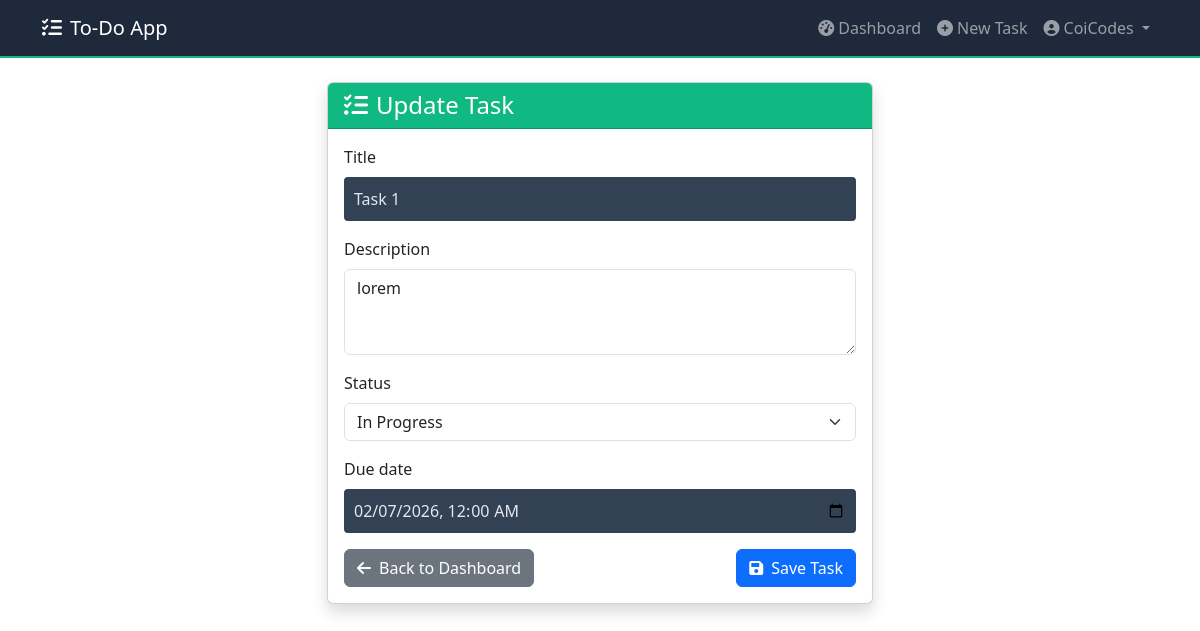
Page /tasks/2/update/ (signed in) on the committed database.
### todo_app/models.py (models this page shows, shortened)
class Task(models.Model):
    STATUS_CHOICES = [
        ('pending', 'Pending'),
        ('in_progress', 'In Progress'),
        ('completed', 'Completed'),
    ]
    user = models.ForeignKey(User, on_delete=models.CASCADE)
    title = models.CharField(max_length=200)
    description = models.TextField(blank=True, null=True)
    status = models.CharField(max_length=20, choices=STATUS_CHOICES, default='pending')
    due_date = models.DateTimeField(null=True, blank=True)
    created_at = models.DateTimeField(auto_now_add=True)
    updated_at = models.DateTimeField(auto_now=True)

### todo_app/views.py (the view)
# urls.py: path('tasks/<int:task_id>/update/', views.update_task_view, name='update_task'),
@login_required
def update_task_view(request, task_id):
    task = get_object_or_404(Task, id=task_id, user=request.user)
    if request.method == 'POST':
        form = TaskForm(request.POST, instance=task)
        if form.is_valid():
            form.save()
            messages.success(request, 'Task updated successfully!')
            return redirect('dashboard')
    else:
        form = TaskForm(instance=task)
    return render(request, 'todo_app/task_form.html', {'form': form, 'title': 'Update Task'})

### todo_app/forms.py
class TaskForm(forms.ModelForm):
    class Meta:
        model = Task
        fields = ['title', 'description', 'status', 'due_date']
        widgets = {
            'title': forms.TextInput(attrs={
                'class': 'form-control',
                'placeholder': 'Enter task title'
            }),
            'description': forms.Textarea(attrs={
                'class': 'form-control',
                'rows': 3,
                'placeholder': 'Add description (optional)'
            }),
            'status': forms.Select(attrs={'class': 'form-select'}),
            'due_date': forms.DateTimeInput(attrs={
                'type': 'datetime-local',
                'class': 'form-control'
            }),
        }
    def __init__(self, *args, **kwargs):
        super().__init__(*args, **kwargs)
        self.fields['due_date'].required = False

### templates/todo_app/task_form.html (shortened to what this page needs)
{% extends 'todo_app/base.html' %}
{% block content %}
<div class="row justify-content-center">
    <div class="col-md-8 col-lg-6">
        <div class="card shadow">
            <div class="card-header bg-primary text-white">
                <h4 class="mb-0"><i class="fas fa-tasks me-2"></i>{{ title }}</h4>
            </div>
            <div class="card-body">
                <form method="POST">
                    {% for field in form %}
                        <div class="mb-3">
                            <label for="{{ field.id_for_label }}" class="form-label">
                                {{ field.label }}
                            </label>
                            {{ field }}
                        </div>
                    {% endfor %}
                    <div class="d-flex justify-content-between">
                        <a href="{% url 'dashboard' %}" class="btn btn-secondary">
                            <i class="fas fa-arrow-left me-2"></i>Back to Dashboard
                        </a>
                        <button type="submit" class="btn btn-primary">
                            <i class="fas fa-save me-2"></i>Save Task
                        </button>
                    </div>
                </form>
            </div>
        </div>
    </div>
</div>
{% endblock %}

### templates/todo_app/base.html (shortened to what this page needs)
<!DOCTYPE html>
<html lang="en">
<head>
    <link href="https://cdn.jsdelivr.net/npm/bootstrap@5.3.0-alpha1/dist/css/bootstrap.min.css" rel="stylesheet">
    <link rel="stylesheet" href="https://cdnjs.cloudflare.com/ajax/libs/font-awesome/6.0.0/css/all.min.css">
    <link rel="stylesheet" href="https://cdnjs.cloudflare.com/ajax/libs/font-awesome/6.0.0/css/all.min.css">
</head>
<body>
    <nav class="navbar navbar-expand-lg navbar-dark" style="background: #1e293b !important; border-bottom: 2px solid #10b981;">
        <div class="container">
            <a class="navbar-brand" href="{% if user.is_authenticated %}{% url 'dashboard' %}{% else %}{% url 'home' %}{% endif %}">
                <i class="fas fa-tasks me-2"></i>To-Do App
            </a>
<div class="collapse navbar-collapse" id="navbarNav">
    <ul class="navbar-nav ms-auto">
        {% if user.is_authenticated %}
            <li class="nav-item">
                <a class="nav-link" href="{% url 'dashboard' %}">
                    <i class="fas fa-tachometer-alt me-1"></i>Dashboard
                </a>
            </li>
            <li class="nav-item">
                <a class="nav-link" href="{% url 'create_task' %}">
                    <i class="fas fa-plus-circle me-1"></i>New Task
                </a>
            </li>
            <li class="nav-item dropdown">
                <a class="nav-link dropdown-toggle" href="#" id="userDropdown" role="button"
                   data-bs-toggle="dropdown" aria-expanded="false">
                    <i class="fas fa-user-circle me-1"></i>{{ user.username }}
                </a>
            </li>
        {% endif %}
    </ul>
</div>
        </div>
    </nav>
    <div class="container mt-4">
        {% block content %}{% endblock %}
    </div>
</body>
</html>

### templates/todo_app/task_form.html (style rules this page uses)
textarea, input[type="text"], input[type="datetime-local"], select { width: 100%; padding: 8px; border: 2px solid #334155; border-radius: 4px; background: #334155; color: #e2e8f0; }
textarea { resize: vertical; }
.card-header.bg-primary { background: #10b981 !important; }

### rows in the picture
Task: form "Task 1" "lorem" "In Progress" "02/07/2026 00:00"

### other values in the picture
{{ user.username }} "CoiCodes"
{{ title }} "Update Task"
{{ field.label }} "Title" "Description" "Status" "Due date"
